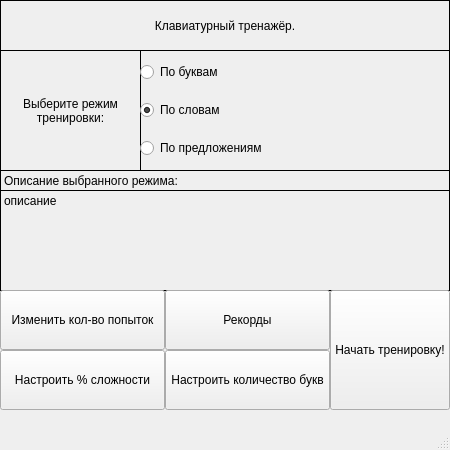
<?xml version="1.0" encoding="UTF-8"?>
<ui version="4.0">
 <class>KeyboardTrainer</class>
 <widget class="QMainWindow" name="KeyboardTrainer">
  <property name="geometry">
   <rect>
    <x>0</x>
    <y>0</y>
    <width>450</width>
    <height>450</height>
   </rect>
  </property>
  <property name="sizePolicy">
   <sizepolicy hsizetype="Fixed" vsizetype="Fixed">
    <horstretch>0</horstretch>
    <verstretch>0</verstretch>
   </sizepolicy>
  </property>
  <property name="windowTitle">
   <string>Клавиатурный тренажёр</string>
  </property>
  <property name="toolButtonStyle">
   <enum>Qt::ToolButtonTextBesideIcon</enum>
  </property>
  <widget class="QWidget" name="centralwidget">
   <widget class="QLabel" name="ChooseMode">
    <property name="geometry">
     <rect>
      <x>0</x>
      <y>50</y>
      <width>141</width>
      <height>121</height>
     </rect>
    </property>
    <property name="layoutDirection">
     <enum>Qt::LeftToRight</enum>
    </property>
    <property name="frameShape">
     <enum>QFrame::Box</enum>
    </property>
    <property name="text">
     <string>Выберите режим тренировки:</string>
    </property>
    <property name="textFormat">
     <enum>Qt::AutoText</enum>
    </property>
    <property name="scaledContents">
     <bool>false</bool>
    </property>
    <property name="alignment">
     <set>Qt::AlignCenter</set>
    </property>
    <property name="wordWrap">
     <bool>true</bool>
    </property>
   </widget>
   <widget class="QLabel" name="ModeDescription">
    <property name="geometry">
     <rect>
      <x>0</x>
      <y>190</y>
      <width>450</width>
      <height>101</height>
     </rect>
    </property>
    <property name="frameShape">
     <enum>QFrame::Box</enum>
    </property>
    <property name="frameShadow">
     <enum>QFrame::Plain</enum>
    </property>
    <property name="lineWidth">
     <number>1</number>
    </property>
    <property name="midLineWidth">
     <number>0</number>
    </property>
    <property name="text">
     <string>описание</string>
    </property>
    <property name="alignment">
     <set>Qt::AlignLeading|Qt::AlignLeft|Qt::AlignTop</set>
    </property>
    <property name="wordWrap">
     <bool>true</bool>
    </property>
   </widget>
   <widget class="QLabel" name="ProgrammName">
    <property name="geometry">
     <rect>
      <x>0</x>
      <y>0</y>
      <width>450</width>
      <height>51</height>
     </rect>
    </property>
    <property name="frameShape">
     <enum>QFrame::Box</enum>
    </property>
    <property name="text">
     <string>Клавиатурный тренажёр.</string>
    </property>
    <property name="alignment">
     <set>Qt::AlignCenter</set>
    </property>
   </widget>
   <widget class="QLabel" name="Description">
    <property name="geometry">
     <rect>
      <x>0</x>
      <y>170</y>
      <width>450</width>
      <height>21</height>
     </rect>
    </property>
    <property name="frameShape">
     <enum>QFrame::Box</enum>
    </property>
    <property name="text">
     <string>Описание выбранного режима:</string>
    </property>
   </widget>
   <widget class="QPushButton" name="StartTrainButton">
    <property name="geometry">
     <rect>
      <x>330</x>
      <y>290</y>
      <width>120</width>
      <height>120</height>
     </rect>
    </property>
    <property name="text">
     <string>Начать тренировку!</string>
    </property>
    <property name="iconSize">
     <size>
      <width>16</width>
      <height>16</height>
     </size>
    </property>
   </widget>
   <widget class="QPushButton" name="ChangeTryAmount">
    <property name="geometry">
     <rect>
      <x>0</x>
      <y>290</y>
      <width>165</width>
      <height>60</height>
     </rect>
    </property>
    <property name="tabletTracking">
     <bool>false</bool>
    </property>
    <property name="focusPolicy">
     <enum>Qt::StrongFocus</enum>
    </property>
    <property name="layoutDirection">
     <enum>Qt::LeftToRight</enum>
    </property>
    <property name="autoFillBackground">
     <bool>false</bool>
    </property>
    <property name="text">
     <string>Изменить кол-во попыток</string>
    </property>
    <property name="checkable">
     <bool>false</bool>
    </property>
    <property name="checked">
     <bool>false</bool>
    </property>
    <property name="autoRepeat">
     <bool>false</bool>
    </property>
    <property name="autoExclusive">
     <bool>false</bool>
    </property>
    <property name="autoDefault">
     <bool>false</bool>
    </property>
    <property name="default">
     <bool>false</bool>
    </property>
    <property name="flat">
     <bool>false</bool>
    </property>
   </widget>
   <widget class="QWidget" name="verticalLayoutWidget">
    <property name="geometry">
     <rect>
      <x>140</x>
      <y>50</y>
      <width>311</width>
      <height>121</height>
     </rect>
    </property>
    <layout class="QVBoxLayout" name="verticalLayout">
     <item>
      <widget class="QRadioButton" name="LettersModeButton">
       <property name="text">
        <string>По буквам</string>
       </property>
       <attribute name="buttonGroup">
        <string notr="true">ModeButtonsGroup</string>
       </attribute>
      </widget>
     </item>
     <item>
      <widget class="QRadioButton" name="WordsModeButton">
       <property name="text">
        <string>По словам</string>
       </property>
       <property name="checked">
        <bool>true</bool>
       </property>
       <attribute name="buttonGroup">
        <string notr="true">ModeButtonsGroup</string>
       </attribute>
      </widget>
     </item>
     <item>
      <widget class="QRadioButton" name="ImageModeButton">
       <property name="text">
        <string>По предложениям</string>
       </property>
       <attribute name="buttonGroup">
        <string notr="true">ModeButtonsGroup</string>
       </attribute>
      </widget>
     </item>
    </layout>
   </widget>
   <widget class="Line" name="line">
    <property name="geometry">
     <rect>
      <x>439</x>
      <y>30</y>
      <width>20</width>
      <height>161</height>
     </rect>
    </property>
    <property name="frameShadow">
     <enum>QFrame::Plain</enum>
    </property>
    <property name="lineWidth">
     <number>1</number>
    </property>
    <property name="orientation">
     <enum>Qt::Vertical</enum>
    </property>
   </widget>
   <widget class="QPushButton" name="DifficultyChangeBtn">
    <property name="geometry">
     <rect>
      <x>0</x>
      <y>350</y>
      <width>165</width>
      <height>60</height>
     </rect>
    </property>
    <property name="text">
     <string>Настроить % сложности</string>
    </property>
   </widget>
   <widget class="QPushButton" name="ShowRecordsBtn">
    <property name="geometry">
     <rect>
      <x>165</x>
      <y>290</y>
      <width>165</width>
      <height>60</height>
     </rect>
    </property>
    <property name="text">
     <string>Рекорды</string>
    </property>
   </widget>
   <widget class="QPushButton" name="ChangeLettersCountBtn">
    <property name="geometry">
     <rect>
      <x>165</x>
      <y>350</y>
      <width>165</width>
      <height>60</height>
     </rect>
    </property>
    <property name="text">
     <string>Настроить количество букв</string>
    </property>
   </widget>
  </widget>
  <widget class="QMenuBar" name="menubar">
   <property name="geometry">
    <rect>
     <x>0</x>
     <y>0</y>
     <width>450</width>
     <height>21</height>
    </rect>
   </property>
  </widget>
  <widget class="QStatusBar" name="statusbar"/>
 </widget>
 <resources/>
 <connections/>
 <buttongroups>
  <buttongroup name="ModeButtonsGroup"/>
 </buttongroups>
</ui>
